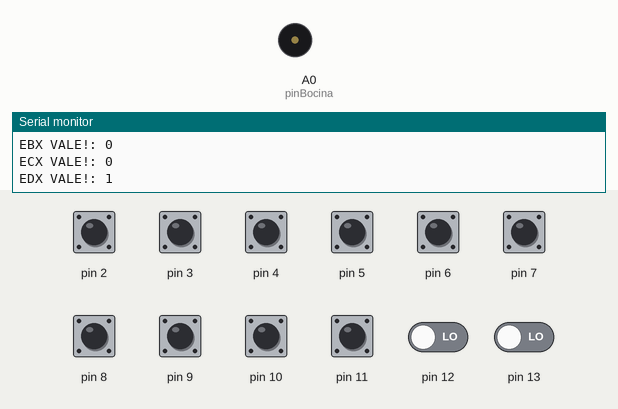
This sketch was run on a simulated Arduino Uno, built with avr-gcc and run on an emulated ATmega328P. Parts: buzzer (waves = sounding), the last lines printed to the serial monitor. The test bench sets the inputs (shaded band); at power-on: pin 2–11 HIGH, pin 12, pin 13 LOW.

Above: at 1.2 s.
1.3 s: pin 2 pulled LOW for 0.15 s
At 1.37 s:
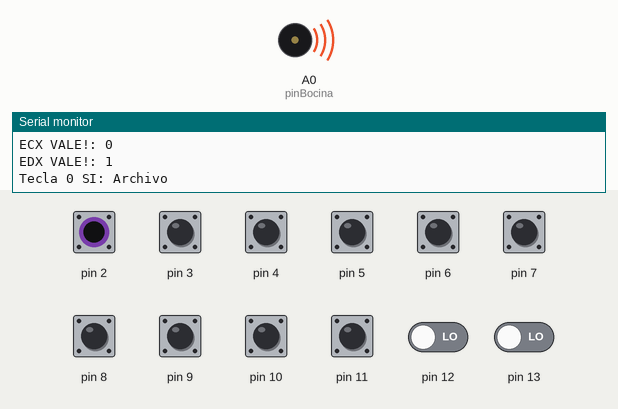
2.9 s: pin 3 pulled LOW for 0.15 s
At 4.1 s:
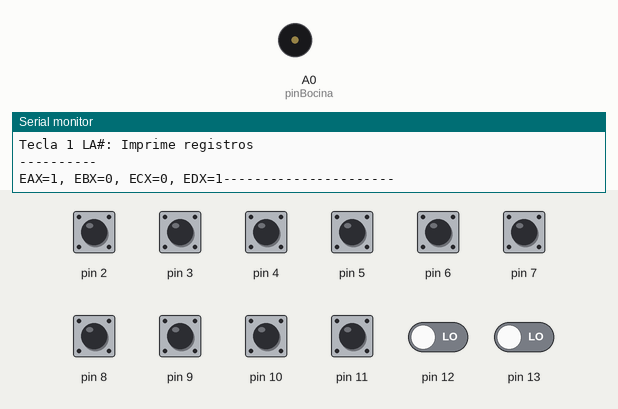
4.5 s: pin 4 pulled LOW for 0.15 s
At 4.57 s:
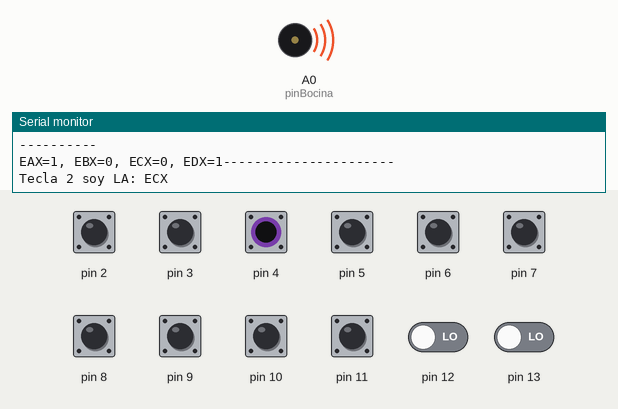
6.1 s: pin 2 driven LOW and pin 3 driven LOW
At 8.0 s:
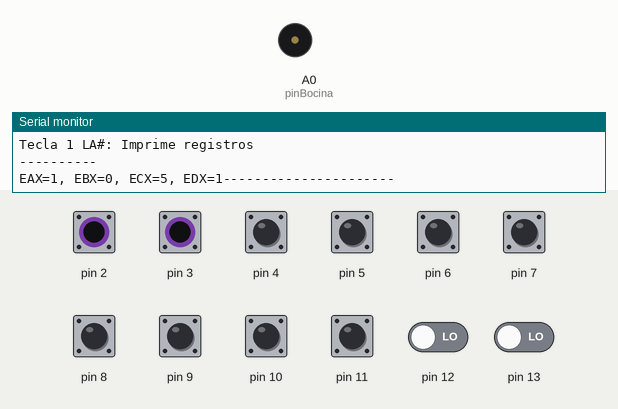
8.3 s: pin 5 pulled LOW for 0.15 s
At 8.37 s:
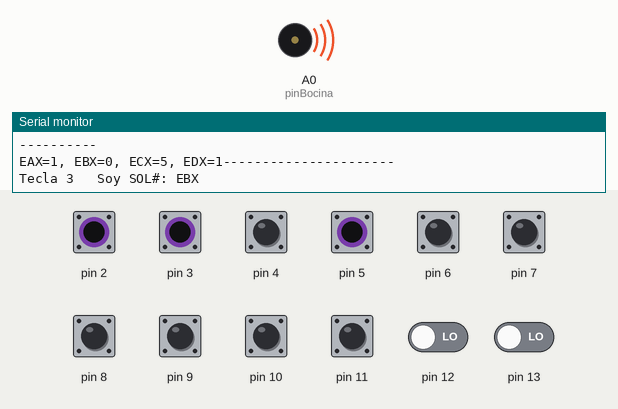
9.9 s: pin 2 pulsed HIGH 5 times (0.12 s each, 0.3 s apart)
At 12.3 s:
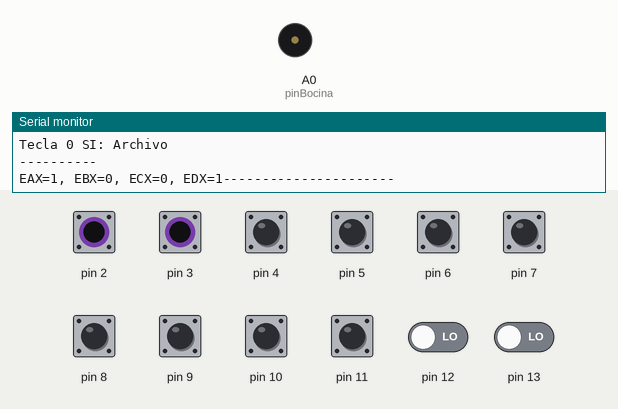
Timing chart, 0 to 13.8 s (numbered marks = the images above; inputs shaded):
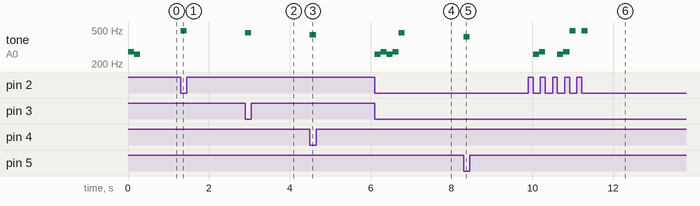

Measured:
- after the input at 1.3 s, tone on A0 (pinBocina): silent → 493 Hz at once, → silent 0.15 s later
- after the input at 2.9 s, tone on A0 (pinBocina): silent → 466 Hz at once, → silent 0.15 s later
- after the input at 4.5 s, tone on A0 (pinBocina): silent → 440 Hz at once, → silent 0.15 s later
- after the input at 6.1 s, tone on A0 (pinBocina): plays 261 Hz for 0.15 s, 277 Hz for 0.15 s, 261 Hz for 0.15 s, 277 Hz for 0.15 s, 466 Hz for 0.15 s, starting at once
- after the input at 8.3 s, tone on A0 (pinBocina): silent → 415 Hz at once, → silent 0.15 s later
- after the input at 9.9 s, tone on A0 (pinBocina): plays 261 Hz for 0.15 s, 277 Hz for 0.15 s, 261 Hz for 0.15 s, 277 Hz for 0.15 s, 493 Hz for 0.15 s, 493 Hz for 0.15 s, starting after 0.12 s

The sketch:

PRUEBA_PIANO.ino
```cpp
int pinBocina = A0; //Pin que se asigna a la bocina

String inicio = "public class Test{/n/tpublic static void main(String[] args){";
const int numBotones = 12;
int valorLeido[numBotones];
int valorAnterior[numBotones];

/**************NOTAS**************/
int fre_DO = 261, fre_DO_SOST = 277, fre_RE = 277, fre_RE_SOST = 311, fre_MI = 330, fre_FA = 350, fre_FA_SOST = 370, fre_SOL = 392;
int fre_SOL_SOST = 415, fre_LA = 440, fre_LA_SOST = 466, fre_SI = 493;
int notas[12] = {fre_SI, fre_LA_SOST, fre_LA, fre_SOL_SOST, fre_SOL, fre_FA_SOST, fre_FA, fre_MI, fre_RE_SOST, fre_RE, fre_DO_SOST, fre_DO}; //Arreglo con notas

long int eax, ebx, ecx, edx;
int counter;


int indicador = 0;
int pos = 0 ;
int numBinario[4];
String activeRegister;

void tocarTono(int pinDeBocina, int notaATocar){
  tone(pinDeBocina, notas[notaATocar]);
  delay(150);
  noTone(pinDeBocina);
}

void printRegistros(){
  Serial.print("EAX="); Serial.print(eax); Serial.print(", EBX="); Serial.print(ebx);
  Serial.print(", ECX="); Serial.print(ecx); Serial.print(", EDX="); Serial.print(edx);
  Serial.println("----------------------");
}

long int myPow( long int num, long int pot);

void setup(){
  Serial.begin(9600);
  /*Inicia pines*/
  for(int i = 2; i < numBotones; i++){
    pinMode(i, INPUT_PULLUP);       // Recorremos cada pin y lo ponemos como entrada
    valorAnterior[i]=1;        // Inicializamos el valor anterior a 1 (no pulsado)
  }
//  pinMode(A2, INPUT_PULLUP);

}

void loop(){

  for(int i = 0; i < numBotones; i++){
    valorLeido[i] = digitalRead(i+2);

    if(valorLeido[i] == 0 && valorLeido[i] != valorAnterior[i] ){

      // para que suene siempre y cuando no este ingresando un numero
      if( indicador <= 0 ){
        Serial.print("Tecla "); Serial.print(i);
        tocarTono(pinBocina,i);
      }

      // ingreso un numero para los registros
      if( indicador > 0 && valorLeido[i] != valorAnterior[i] ){

        if(valorLeido[11] == 0 && indicador >0 && valorLeido[i] != valorAnterior[i]){
          numBinario[pos] = 0;
          pos++;
          tocarTono(pinBocina,11);
          indicador ++;

        }
        if(valorLeido[10] == 0 && indicador >0 && valorLeido[i] != valorAnterior[i]){
          numBinario[pos] = 1;
          pos++;
          tocarTono(pinBocina,10);
          indicador ++;

        }
        if(indicador ==5 )
        {
          // reset
          indicador =0;
          pos = 0;

          if( activeRegister == "EBX"){
            ebx = numBinario[0]*8 + numBinario[1]*4 + numBinario[2]*2 + numBinario[3];

            Serial.println ("\nEBX = ");
            Serial.println(ebx);
          }
          else if( activeRegister == "ECX"){
            ecx = numBinario[0]*8 + numBinario[1]*4 + numBinario[2]*2 + numBinario[3];

            Serial.println ("\nECX = ");
            Serial.println(ecx);
          }

          activeRegister = "";

          break; // probamos

        }
      }


      if(i == 0 && indicador <=0){ //Indica impresion a archivo
        Serial.println(" SI: Archivo"); Serial.println("----------");
        ebx = 0, ecx = 0;
        printRegistros();
      }
      if(i == 1 && indicador <=0){ //Indica print
        Serial.println(" LA#: Imprime registros"); Serial.println("----------");
        printRegistros();
      }
      if(i == 2 && indicador <=0){ //Indica ECX
        Serial.println(" soy LA: ECX "); Serial.println("----------");
        indicador++; // clave para ingresar numeros
        activeRegister = "ECX";
        Serial.println("ingrese numero en ECX"); Serial.println("----------");
      }
      if(i == 3 && indicador <=0){ //Da un valor a EBX
        Serial.println("   Soy SOL#: EBX"); Serial.println("----------");
        indicador++; // clave para ingresar numeros
        activeRegister = "EBX";
        Serial.println("ingrese numero en EBX"); Serial.println("----------");
      }
      if(i == 4 && indicador <=0){ //Indica reseteo de registros
        Serial.println("   Soy SOL: RESET Registros"); Serial.println("----------");
        eax = 0; ebx = 0; ecx = 0; edx = 0;

      }
      if(i == 5 && indicador <=0){ //Indica la raiz cuadrada del acumulador
        Serial.println("   Soy FA#: sqrt EAX"); Serial.println("----------");
        edx = sqrt(eax);
        eax = edx;

      }
      if(i == 6 && indicador <=0 ){ //Indica Division truncada
        Serial.println("   Soy FA: Division"); Serial.println("----------");
        edx = ebx / ecx;
        eax += edx;


      }
      if(i == 7 && indicador <=0){ //Indica multiplicacion
        Serial.println("   Soy MI: Multiplicacion"); Serial.println("----------");
        edx = ebx * ecx;
        eax += edx;


      }
      if(i == 8 && indicador <=0){ //Indica resta
        Serial.println("   Soy RE#: Resta"); Serial.println("----------");
        edx = ebx + ecx;
        eax -= edx;

      }
      if(i == 9 && indicador <=0){ //Indica suma
        Serial.println("   Soy RE: Suma"); Serial.println("----------");
        edx = ebx + ecx;
        eax += edx;

      }
      if(i == 10 && indicador <=0){ //Indica Raiz cuadrada de la suma de los dos registros
        Serial.println("   Soy DO#: sqrt dos registros"); Serial.println("----------");
        edx = sqrt ( ebx + ecx );
        eax += edx;
      }
      if(i == 11 && indicador <=0){ //Indica Potenciacion
        Serial.println("   Soy DO: potenciacion"); Serial.println("----------");
        edx = myPow(ebx, ecx);
        Serial.print("EBX VALE!: ");
        Serial.println(ebx);
        Serial.print("ECX VALE!: ");
        Serial.println(ecx);
        Serial.print("EDX VALE!: ");
        Serial.println(edx);
        eax += edx;
      }
      if(i == 12 && indicador <=0){ //Indica Proceso inverso
        //String inicio = String("public class Test{\n\tpublic static void main(String[] args){");
        Serial.println(inicio); Serial.println("----------");
      }

    }
    else if((valorLeido[i] == 1) && (valorLeido[i] != valorAnterior[i])){
      //Serial.print("Ya no el boton: ");Serial.println(i);Serial.print("----------");
    }

    valorAnterior[i] = valorLeido[i];
  }
}

// implementacion funciones
long int myPow( long int num, long int pot){
  long int res = 1;
  for( int i = 0; i < pot; i++){
    res *= num;
  }

  return res;
}
```
